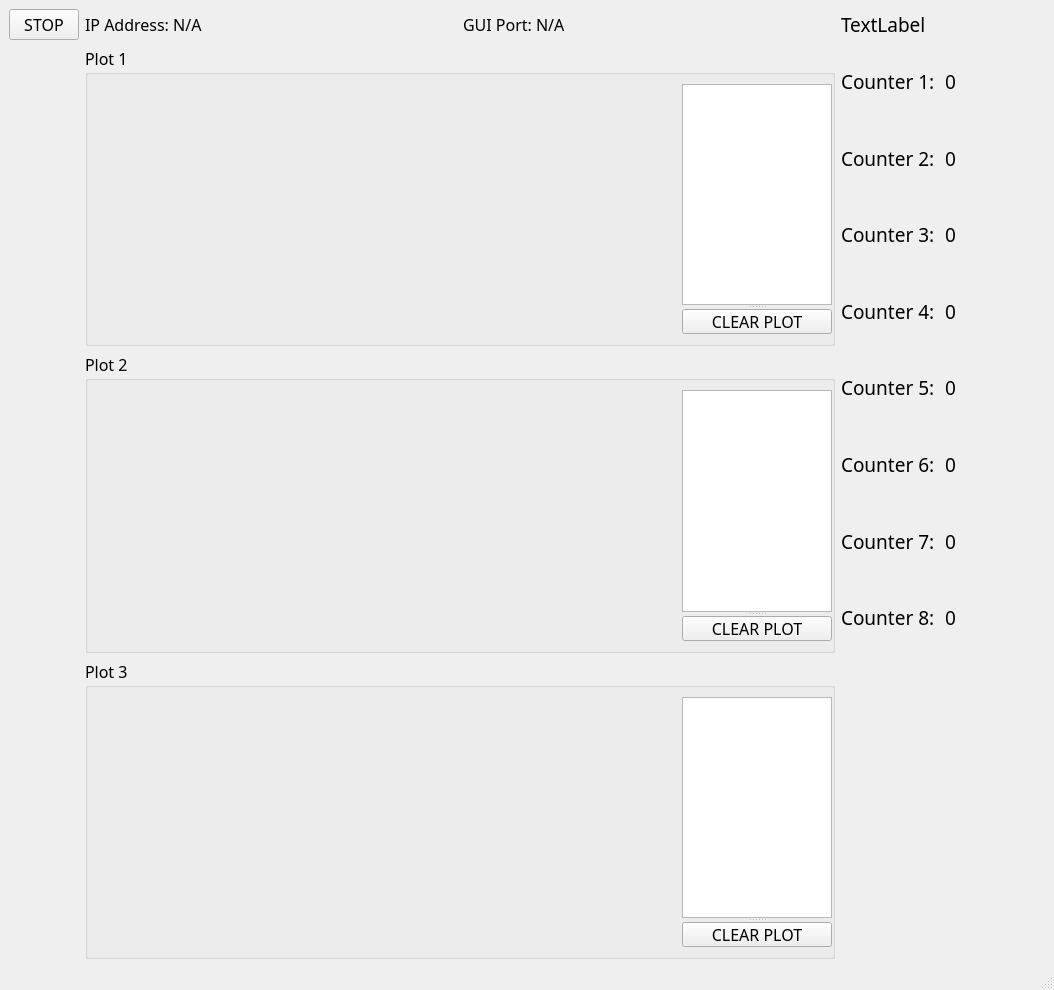
<?xml version="1.0" encoding="UTF-8"?>
<ui version="4.0">
 <class>MainWindow</class>
 <widget class="QMainWindow" name="MainWindow">
  <property name="geometry">
   <rect>
    <x>0</x>
    <y>0</y>
    <width>1054</width>
    <height>990</height>
   </rect>
  </property>
  <property name="windowTitle">
   <string>Count Monitor</string>
  </property>
  <property name="styleSheet">
   <string notr="true"/>
  </property>
  <widget class="QWidget" name="centralwidget">
   <layout class="QGridLayout" name="gridLayout">
    <item row="0" column="0">
     <widget class="QPushButton" name="stop_button">
      <property name="maximumSize">
       <size>
        <width>70</width>
        <height>16777215</height>
       </size>
      </property>
      <property name="font">
       <font>
        <family>Calibri Light</family>
        <pointsize>12</pointsize>
       </font>
      </property>
      <property name="styleSheet">
       <string notr="true"/>
      </property>
      <property name="text">
       <string>STOP</string>
      </property>
      <property name="checkable">
       <bool>true</bool>
      </property>
     </widget>
    </item>
    <item row="0" column="1">
     <layout class="QHBoxLayout" name="horizontalLayout">
      <item>
       <widget class="QLabel" name="ip_label">
        <property name="font">
         <font>
          <family>Calibri Light</family>
          <pointsize>12</pointsize>
         </font>
        </property>
        <property name="styleSheet">
         <string notr="true"/>
        </property>
        <property name="text">
         <string>IP Address: N/A</string>
        </property>
       </widget>
      </item>
      <item>
       <widget class="QLabel" name="port_label">
        <property name="font">
         <font>
          <family>Calibri Light</family>
          <pointsize>12</pointsize>
         </font>
        </property>
        <property name="styleSheet">
         <string notr="true"/>
        </property>
        <property name="text">
         <string>GUI Port: N/A</string>
        </property>
       </widget>
      </item>
     </layout>
    </item>
    <item row="1" column="1">
     <widget class="QGroupBox" name="groupBox">
      <property name="font">
       <font>
        <family>Calibri Light</family>
        <pointsize>12</pointsize>
       </font>
      </property>
      <property name="styleSheet">
       <string notr="true"/>
      </property>
      <property name="title">
       <string>Plot 1</string>
      </property>
      <layout class="QHBoxLayout" name="horizontalLayout_2" stretch="0,1">
       <property name="spacing">
        <number>10</number>
       </property>
       <property name="rightMargin">
        <number>0</number>
       </property>
       <item>
        <widget class="PlotWidget" name="graph_widget_1" native="true">
         <property name="minimumSize">
          <size>
           <width>300</width>
           <height>0</height>
          </size>
         </property>
        </widget>
       </item>
       <item>
        <widget class="QSplitter" name="splitter">
         <property name="orientation">
          <enum>Qt::Vertical</enum>
         </property>
         <widget class="GraphicsView" name="legend_widget_1">
          <property name="minimumSize">
           <size>
            <width>150</width>
            <height>0</height>
           </size>
          </property>
          <property name="maximumSize">
           <size>
            <width>200</width>
            <height>16777215</height>
           </size>
          </property>
         </widget>
         <widget class="QPushButton" name="event_button_1">
          <property name="maximumSize">
           <size>
            <width>150</width>
            <height>25</height>
           </size>
          </property>
          <property name="font">
           <font>
            <family>Calibri Light</family>
            <pointsize>12</pointsize>
           </font>
          </property>
          <property name="styleSheet">
           <string notr="true"/>
          </property>
          <property name="text">
           <string>CLEAR PLOT</string>
          </property>
         </widget>
        </widget>
       </item>
      </layout>
     </widget>
    </item>
    <item row="1" column="2">
     <layout class="QGridLayout" name="gridLayout_2">
      <property name="horizontalSpacing">
       <number>10</number>
      </property>
      <item row="2" column="0">
       <widget class="QLabel" name="label_3">
        <property name="font">
         <font>
          <family>Calibri Light</family>
          <pointsize>14</pointsize>
         </font>
        </property>
        <property name="styleSheet">
         <string notr="true"/>
        </property>
        <property name="text">
         <string>Counter 3:</string>
        </property>
       </widget>
      </item>
      <item row="3" column="1">
       <widget class="QLabel" name="number_label_4">
        <property name="minimumSize">
         <size>
          <width>100</width>
          <height>0</height>
         </size>
        </property>
        <property name="font">
         <font>
          <family>Calibri Light</family>
          <pointsize>14</pointsize>
         </font>
        </property>
        <property name="styleSheet">
         <string notr="true"/>
        </property>
        <property name="text">
         <string>0</string>
        </property>
       </widget>
      </item>
      <item row="1" column="0">
       <widget class="QLabel" name="label_2">
        <property name="font">
         <font>
          <family>Calibri Light</family>
          <pointsize>14</pointsize>
         </font>
        </property>
        <property name="styleSheet">
         <string notr="true"/>
        </property>
        <property name="text">
         <string>Counter 2:</string>
        </property>
       </widget>
      </item>
      <item row="2" column="1">
       <widget class="QLabel" name="number_label_3">
        <property name="minimumSize">
         <size>
          <width>100</width>
          <height>0</height>
         </size>
        </property>
        <property name="font">
         <font>
          <family>Calibri Light</family>
          <pointsize>14</pointsize>
         </font>
        </property>
        <property name="styleSheet">
         <string notr="true"/>
        </property>
        <property name="text">
         <string>0</string>
        </property>
       </widget>
      </item>
      <item row="0" column="1">
       <widget class="QLabel" name="number_label_1">
        <property name="minimumSize">
         <size>
          <width>100</width>
          <height>0</height>
         </size>
        </property>
        <property name="font">
         <font>
          <family>Calibri Light</family>
          <pointsize>14</pointsize>
         </font>
        </property>
        <property name="styleSheet">
         <string notr="true"/>
        </property>
        <property name="text">
         <string>0</string>
        </property>
       </widget>
      </item>
      <item row="1" column="1">
       <widget class="QLabel" name="number_label_2">
        <property name="minimumSize">
         <size>
          <width>100</width>
          <height>0</height>
         </size>
        </property>
        <property name="font">
         <font>
          <family>Calibri Light</family>
          <pointsize>14</pointsize>
         </font>
        </property>
        <property name="styleSheet">
         <string notr="true"/>
        </property>
        <property name="text">
         <string>0</string>
        </property>
       </widget>
      </item>
      <item row="0" column="0">
       <widget class="QLabel" name="label_1">
        <property name="font">
         <font>
          <family>Calibri Light</family>
          <pointsize>14</pointsize>
         </font>
        </property>
        <property name="styleSheet">
         <string notr="true"/>
        </property>
        <property name="text">
         <string>Counter 1:</string>
        </property>
       </widget>
      </item>
      <item row="3" column="0">
       <widget class="QLabel" name="label_4">
        <property name="font">
         <font>
          <family>Calibri Light</family>
          <pointsize>14</pointsize>
         </font>
        </property>
        <property name="styleSheet">
         <string notr="true"/>
        </property>
        <property name="text">
         <string>Counter 4:</string>
        </property>
       </widget>
      </item>
     </layout>
    </item>
    <item row="2" column="1">
     <widget class="QGroupBox" name="groupBox_2">
      <property name="font">
       <font>
        <family>Calibri Light</family>
        <pointsize>12</pointsize>
       </font>
      </property>
      <property name="styleSheet">
       <string notr="true"/>
      </property>
      <property name="title">
       <string>Plot 2</string>
      </property>
      <layout class="QHBoxLayout" name="horizontalLayout_3" stretch="0,1">
       <property name="spacing">
        <number>10</number>
       </property>
       <property name="rightMargin">
        <number>0</number>
       </property>
       <item>
        <widget class="PlotWidget" name="graph_widget_2" native="true">
         <property name="minimumSize">
          <size>
           <width>300</width>
           <height>0</height>
          </size>
         </property>
        </widget>
       </item>
       <item>
        <widget class="QSplitter" name="splitter_2">
         <property name="orientation">
          <enum>Qt::Vertical</enum>
         </property>
         <widget class="GraphicsView" name="legend_widget_2">
          <property name="minimumSize">
           <size>
            <width>150</width>
            <height>0</height>
           </size>
          </property>
          <property name="maximumSize">
           <size>
            <width>200</width>
            <height>16777215</height>
           </size>
          </property>
         </widget>
         <widget class="QPushButton" name="event_button_2">
          <property name="maximumSize">
           <size>
            <width>150</width>
            <height>25</height>
           </size>
          </property>
          <property name="font">
           <font>
            <family>Calibri Light</family>
            <pointsize>12</pointsize>
           </font>
          </property>
          <property name="styleSheet">
           <string notr="true"/>
          </property>
          <property name="text">
           <string>CLEAR PLOT</string>
          </property>
         </widget>
        </widget>
       </item>
      </layout>
     </widget>
    </item>
    <item row="2" column="2">
     <layout class="QGridLayout" name="gridLayout_3">
      <property name="horizontalSpacing">
       <number>10</number>
      </property>
      <item row="2" column="0">
       <widget class="QLabel" name="label_7">
        <property name="font">
         <font>
          <family>Calibri Light</family>
          <pointsize>14</pointsize>
         </font>
        </property>
        <property name="styleSheet">
         <string notr="true"/>
        </property>
        <property name="text">
         <string>Counter 7:</string>
        </property>
       </widget>
      </item>
      <item row="3" column="1">
       <widget class="QLabel" name="number_label_8">
        <property name="minimumSize">
         <size>
          <width>100</width>
          <height>0</height>
         </size>
        </property>
        <property name="font">
         <font>
          <family>Calibri Light</family>
          <pointsize>14</pointsize>
         </font>
        </property>
        <property name="styleSheet">
         <string notr="true"/>
        </property>
        <property name="text">
         <string>0</string>
        </property>
       </widget>
      </item>
      <item row="1" column="0">
       <widget class="QLabel" name="label_6">
        <property name="font">
         <font>
          <family>Calibri Light</family>
          <pointsize>14</pointsize>
         </font>
        </property>
        <property name="styleSheet">
         <string notr="true"/>
        </property>
        <property name="text">
         <string>Counter 6:</string>
        </property>
       </widget>
      </item>
      <item row="2" column="1">
       <widget class="QLabel" name="number_label_7">
        <property name="minimumSize">
         <size>
          <width>100</width>
          <height>0</height>
         </size>
        </property>
        <property name="font">
         <font>
          <family>Calibri Light</family>
          <pointsize>14</pointsize>
         </font>
        </property>
        <property name="styleSheet">
         <string notr="true"/>
        </property>
        <property name="text">
         <string>0</string>
        </property>
       </widget>
      </item>
      <item row="0" column="1">
       <widget class="QLabel" name="number_label_5">
        <property name="minimumSize">
         <size>
          <width>100</width>
          <height>0</height>
         </size>
        </property>
        <property name="font">
         <font>
          <family>Calibri Light</family>
          <pointsize>14</pointsize>
         </font>
        </property>
        <property name="styleSheet">
         <string notr="true"/>
        </property>
        <property name="text">
         <string>0</string>
        </property>
       </widget>
      </item>
      <item row="1" column="1">
       <widget class="QLabel" name="number_label_6">
        <property name="minimumSize">
         <size>
          <width>100</width>
          <height>0</height>
         </size>
        </property>
        <property name="font">
         <font>
          <family>Calibri Light</family>
          <pointsize>14</pointsize>
         </font>
        </property>
        <property name="styleSheet">
         <string notr="true"/>
        </property>
        <property name="text">
         <string>0</string>
        </property>
       </widget>
      </item>
      <item row="0" column="0">
       <widget class="QLabel" name="label_5">
        <property name="font">
         <font>
          <family>Calibri Light</family>
          <pointsize>14</pointsize>
         </font>
        </property>
        <property name="styleSheet">
         <string notr="true"/>
        </property>
        <property name="text">
         <string>Counter 5:</string>
        </property>
       </widget>
      </item>
      <item row="3" column="0">
       <widget class="QLabel" name="label_8">
        <property name="font">
         <font>
          <family>Calibri Light</family>
          <pointsize>14</pointsize>
         </font>
        </property>
        <property name="styleSheet">
         <string notr="true"/>
        </property>
        <property name="text">
         <string>Counter 8:</string>
        </property>
       </widget>
      </item>
     </layout>
    </item>
    <item row="3" column="1">
     <widget class="QGroupBox" name="groupBox_3">
      <property name="font">
       <font>
        <family>Calibri Light</family>
        <pointsize>12</pointsize>
       </font>
      </property>
      <property name="styleSheet">
       <string notr="true"/>
      </property>
      <property name="title">
       <string>Plot 3</string>
      </property>
      <layout class="QHBoxLayout" name="horizontalLayout_4" stretch="0,1">
       <property name="spacing">
        <number>10</number>
       </property>
       <property name="rightMargin">
        <number>0</number>
       </property>
       <item>
        <widget class="PlotWidget" name="graph_widget_3" native="true">
         <property name="minimumSize">
          <size>
           <width>300</width>
           <height>0</height>
          </size>
         </property>
        </widget>
       </item>
       <item>
        <widget class="QSplitter" name="splitter_3">
         <property name="orientation">
          <enum>Qt::Vertical</enum>
         </property>
         <widget class="GraphicsView" name="legend_widget_3">
          <property name="minimumSize">
           <size>
            <width>150</width>
            <height>0</height>
           </size>
          </property>
          <property name="maximumSize">
           <size>
            <width>200</width>
            <height>16777215</height>
           </size>
          </property>
         </widget>
         <widget class="QPushButton" name="event_button_3">
          <property name="maximumSize">
           <size>
            <width>150</width>
            <height>25</height>
           </size>
          </property>
          <property name="font">
           <font>
            <family>Calibri Light</family>
            <pointsize>12</pointsize>
           </font>
          </property>
          <property name="styleSheet">
           <string notr="true"/>
          </property>
          <property name="text">
           <string>CLEAR PLOT</string>
          </property>
         </widget>
        </widget>
       </item>
      </layout>
     </widget>
    </item>
    <item row="0" column="2">
     <layout class="QGridLayout" name="gridLayout_4">
      <item row="0" column="0">
       <widget class="QLabel" name="label">
        <property name="font">
         <font>
          <family>Calibri Light</family>
          <pointsize>14</pointsize>
         </font>
        </property>
        <property name="text">
         <string>TextLabel</string>
        </property>
       </widget>
      </item>
     </layout>
    </item>
   </layout>
  </widget>
  <widget class="QMenuBar" name="menubar">
   <property name="geometry">
    <rect>
     <x>0</x>
     <y>0</y>
     <width>1054</width>
     <height>22</height>
    </rect>
   </property>
  </widget>
  <widget class="QStatusBar" name="statusbar"/>
 </widget>
 <customwidgets>
  <customwidget>
   <class>PlotWidget</class>
   <extends>QWidget</extends>
   <header>pyqtgraph</header>
   <container>1</container>
  </customwidget>
  <customwidget>
   <class>GraphicsView</class>
   <extends>QGraphicsView</extends>
   <header>pyqtgraph</header>
  </customwidget>
 </customwidgets>
 <resources/>
 <connections/>
</ui>
